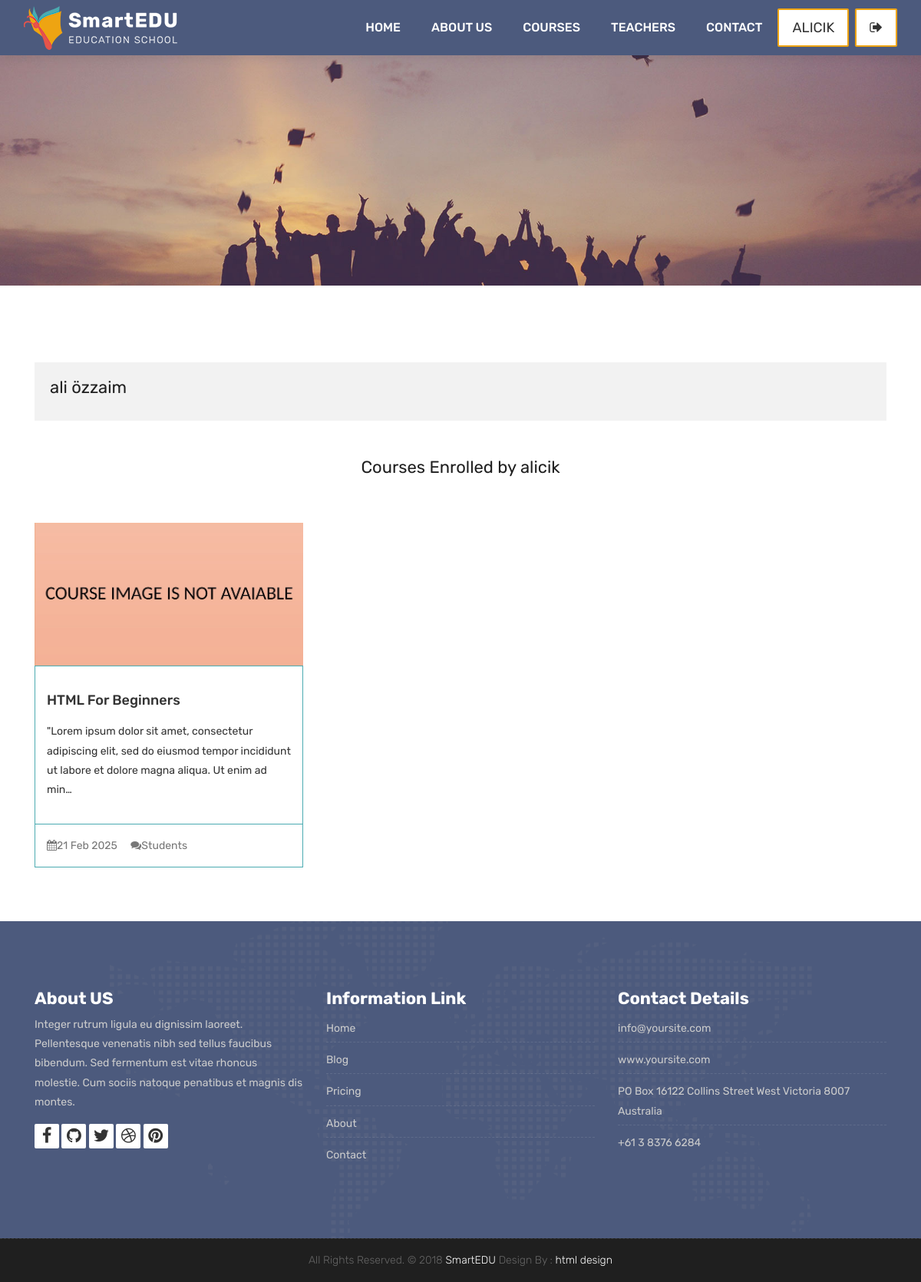
Page /accounts/dashboard/ (signed in) on the committed database.
### courses/models.py (models this page shows, shortened)
class Course(models.Model):
    teacher=models.ForeignKey(Teacher,null=True, on_delete=models.CASCADE)
    name=models.CharField(max_length=200, unique=True, verbose_name="Kurs Adı ", help_text="Kurs adını yazınız")
    category=models.ForeignKey(Category,null=True,on_delete=models.DO_NOTHING)
    tags=models.ManyToManyField(Tag, blank=True, null=True)
    student=models.ManyToManyField(User, blank=True, related_name='courses_joined')
    description=models.TextField(blank=True,null=True)
    image = models.ImageField(upload_to="courses/%Y/%m/%d/", default="courses/default_course_image.jpg")
    date = models.DateTimeField(auto_now=True)
    available = models.BooleanField(default=True)

### accounts/views.py (the view)
# urls.py: path('dashboard/', views.user_dashboard, name="dashboard"),
@login_required(login_url="/accounts/login/")
def user_dashboard(request):
    current_user=request.user
    courses=current_user.courses_joined.all()
    context={
        'courses':courses
    }
    return render(request, 'dashboard.html',context)

### templates/dashboard.html
{% extends 'partials/_base.html' %}
{% block content %}
{% load static %}
	<div class="all-title-box">
		<div class="container text-center">
			<h1>{{teacher.name}}</span></h1>
		</div>
	</div>
    <div id="overviews" class="section wb">
        <div class="container">
            <div class="row">
                <div class="col-lg-12 blog-post-single">
					<div class="blog-author">
						<div class="author-bio">
							<h2 class="author_name">{{user.first_name}} {{user.last_name}} </h2>
						</div>
					</div>
                </div>
            </div>
			<div class="row">
				<div class=" col-12">
					<h2 class="text-center my-5"> Courses Enrolled by {{user.username}}</h2>
				</div>
               {% for course in courses %}
                <div class="col-lg-4 col-md-6 col-12">
                    <div class="course-item">
						<div class="image-blog">
							<img src="{{course.image.url}}" alt="" class="img-fluid">
						</div>
						<div class="course-br">
							<div class="course-title">
								<h2><a href="{% url 'course_detail' course.category.slug course.id %}" title="">{{course.name}}</a></h2>
							</div>
							<div class="course-desc">
							   <p>{{course.description|truncatechars:140}}</p>
							</div>
						</div>
						<div class="course-meta-bot">
							<div class="meta-info-blog">
								<span><i class="fa fa-calendar"></i>{{course.date|date:"d M Y "}}</span>
								<span><i class="fa fa-comments"></i>Students</span>
							</div>
						</div>
					</div>
                </div>
                {% endfor %}
            </div>
        </div>
    </div>
{% endblock %}

### templates/partials/_navbar.html (shortened to what this page needs)
	{% load static %}
	<header class="top-navbar">
		<nav class="navbar navbar-expand-lg navbar-light bg-light">
			<div class="container-fluid">
				<a class="navbar-brand" href="{% url 'index' %}">
					<img src="{% static 'images/logo.png' %}" alt="" />
				</a>
				<div class="collapse navbar-collapse" id="navbars-host">
					<ul class="navbar-nav ml-auto">
						<li class="nav-item {% if request.path == '/' %} active {% endif %}">
							<a class="nav-link" href="{% url 'index' %}">Home</a>
						</li>
						<li class="nav-item {% if 'about' in request.path %} active {% endif %}">
							<a class="nav-link" href="{% url 'about' %}">About Us</a>
						</li>
						<li class="nav-item {% if 'courses' in request.path %} active {% endif %}">
							<a class="nav-link" href="{% url 'courses' %}">Courses</a>
						</li>
						<li class="nav-item {% if 'teachers' in request.path %} active {% endif %}">
							<a class="nav-link" href="{% url 'teachers' %}">Teachers</a>
						</li>
						<li class="nav-item {% if 'contact' in request.path %} active {% endif %}">
							<a class="nav-link" href="{% url 'contact' %}">Contact</a>
						</li>
					</ul>
					<ul class="nav navbar-nav navbar-right">
						{% if user.is_authenticated %}
						<li><a class="hover-btn-new log orange mr-2" href="{% url 'dashboard'%}" ><span>{{ user.username }}</span></a></li>
						<li>
							<a class="hover-btn-new log orange" href="javascript:void(0);" onclick="document.getElementById('logout').submit();">
								<span><i class="fa fa-sign-out"></i></span>
							</a>
						</li>
						{% else %}
						<li><a class="hover-btn-new log orange mr-2" href="{% url 'login'%}" ><span><i class="fa fa-sign-in"></i></span></a></li>
						<li><a class="hover-btn-new log orange " href="{% url 'register'%}" ><span><i class="fa fa-user-plus"></i></span></a></li>
						{% endif %}
					</ul>
				</div>
			</div>
		</nav>
	</header>

### rows in the picture
Course: image (placeholder picture), name "HTML For Beginners", description "\"Lorem ipsum dolor sit amet, consectetur adipiscing elit, sed do eiusmod tempor incididunt ut labore et dolore magna aliqua. Ut enim ad min…", date "21 Feb 2025"

### other values in the picture
{{ user.username }} "ALICIK"
{{ user.first_name }} "ali"
{{ user.last_name }} "özzaim"
{{ user.username }} "alicik"
